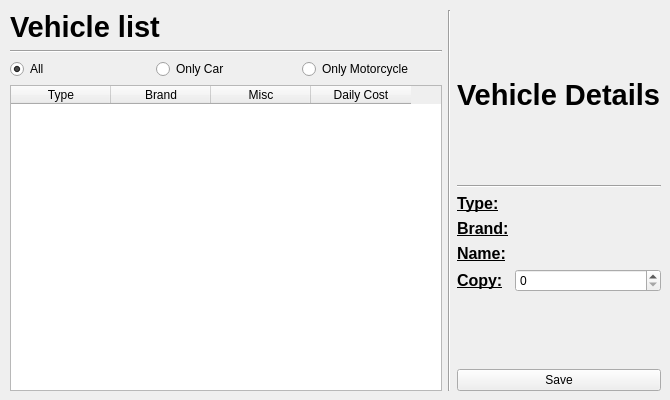
    <widget class="QWidget" name="pageVehicleList">
     <widget class="QWidget" name="horizontalLayoutWidget_2">
      <property name="geometry">
       <rect>
        <x>10</x>
        <y>10</y>
        <width>651</width>
        <height>381</height>
       </rect>
      </property>
      <layout class="QHBoxLayout" name="horizontalLayout_4">
       <item>
        <layout class="QVBoxLayout" name="layoutNewBorrower_3">
         <item>
          <widget class="QLabel" name="label_8">
           <property name="font">
            <font>
             <pointsize>22</pointsize>
             <weight>75</weight>
             <bold>true</bold>
            </font>
           </property>
           <property name="text">
            <string>Vehicle list</string>
           </property>
          </widget>
         </item>
         <item>
          <widget class="Line" name="line_3">
           <property name="orientation">
            <enum>Qt::Horizontal</enum>
           </property>
          </widget>
         </item>
         <item>
          <layout class="QHBoxLayout" name="horizontalLayout">
           <item>
            <widget class="QRadioButton" name="radioButton_2">
             <property name="text">
              <string>All</string>
             </property>
             <property name="checked">
              <bool>true</bool>
             </property>
            </widget>
           </item>
           <item>
            <widget class="QRadioButton" name="radioButton_3">
             <property name="text">
              <string>Only Car</string>
             </property>
            </widget>
           </item>
           <item>
            <widget class="QRadioButton" name="radioButton">
             <property name="text">
              <string>Only Motorcycle</string>
             </property>
            </widget>
           </item>
          </layout>
         </item>
         <item>
          <widget class="QTableWidget" name="table_vehicle">
           <property name="enabled">
            <bool>true</bool>
           </property>
           <property name="columnCount">
            <number>4</number>
           </property>
           <attribute name="horizontalHeaderCascadingSectionResizes">
            <bool>false</bool>
           </attribute>
           <attribute name="verticalHeaderShowSortIndicator" stdset="0">
            <bool>false</bool>
           </attribute>
           <column>
            <property name="text">
             <string>Type</string>
            </property>
           </column>
           <column>
            <property name="text">
             <string>Brand</string>
            </property>
           </column>
           <column>
            <property name="text">
             <string>Misc</string>
            </property>
           </column>
           <column>
            <property name="text">
             <string>Daily Cost</string>
            </property>
           </column>
          </widget>
         </item>
        </layout>
       </item>
       <item>
        <widget class="Line" name="line_6">
         <property name="orientation">
          <enum>Qt::Vertical</enum>
         </property>
        </widget>
       </item>
       <item>
        <layout class="QVBoxLayout" name="verticalLayout_3">
         <item>
          <widget class="QLabel" name="label_10">
           <property name="font">
            <font>
             <pointsize>22</pointsize>
             <weight>75</weight>
             <bold>true</bold>
            </font>
           </property>
           <property name="text">
            <string>Vehicle Details</string>
           </property>
          </widget>
         </item>
         <item>
          <widget class="Line" name="line_5">
           <property name="orientation">
            <enum>Qt::Horizontal</enum>
           </property>
          </widget>
         </item>
         <item>
          <layout class="QFormLayout" name="formLayout_4">
           <item row="0" column="0">
            <widget class="QLabel" name="label_16">
             <property name="font">
              <font>
               <pointsize>12</pointsize>
               <weight>75</weight>
               <bold>true</bold>
               <underline>true</underline>
              </font>
             </property>
             <property name="text">
              <string>Type:</string>
             </property>
            </widget>
           </item>
           <item row="1" column="0">
            <widget class="QLabel" name="label_14">
             <property name="font">
              <font>
               <pointsize>12</pointsize>
               <weight>75</weight>
               <bold>true</bold>
               <underline>true</underline>
              </font>
             </property>
             <property name="text">
              <string>Brand:</string>
             </property>
            </widget>
           </item>
           <item row="2" column="0">
            <widget class="QLabel" name="label_15">
             <property name="font">
              <font>
               <pointsize>12</pointsize>
               <weight>75</weight>
               <bold>true</bold>
               <underline>true</underline>
              </font>
             </property>
             <property name="text">
              <string>Name:</string>
             </property>
            </widget>
           </item>
           <item row="3" column="0">
            <widget class="QLabel" name="label_17">
             <property name="font">
              <font>
               <pointsize>12</pointsize>
               <weight>75</weight>
               <bold>true</bold>
               <underline>true</underline>
              </font>
             </property>
             <property name="text">
              <string>Copy:</string>
             </property>
            </widget>
           </item>
           <item row="3" column="1">
            <widget class="QSpinBox" name="label_vehicle_copy"/>
           </item>
           <item row="2" column="1">
            <widget class="QLabel" name="label_vehicle_name">
             <property name="text">
              <string/>
             </property>
            </widget>
           </item>
           <item row="1" column="1">
            <widget class="QLabel" name="label_vehicle_brand">
             <property name="text">
              <string/>
             </property>
            </widget>
           </item>
           <item row="0" column="1">
            <widget class="QLabel" name="label_vehicle_type">
             <property name="text">
              <string/>
             </property>
            </widget>
           </item>
          </layout>
         </item>
         <item>
          <widget class="QPushButton" name="pushButton">
           <property name="text">
            <string>Save</string>
           </property>
          </widget>
         </item>
        </layout>
       </item>
      </layout>
     </widget>
    </widget>
